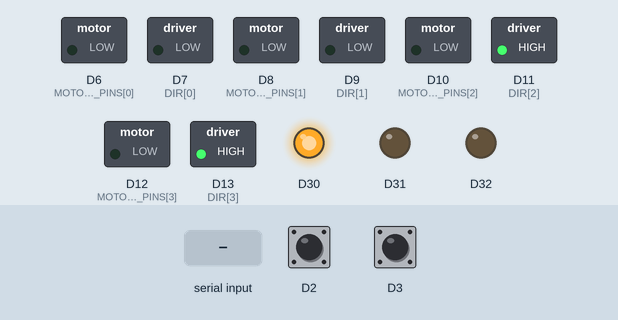
The sketch below on a simulated Arduino Due. Parts: switched loads named in the sketch (green lamp = pin HIGH), output pins drawn as LEDs (lit = HIGH). The inputs (shaded band) are chosen by the test bench; at power-on: D2 HIGH, D3 HIGH. What the sketch prints to the serial monitor is not drawn.

Above: at 1.2 s.
1.3 s: "c" received over Serial
At 2.5 s:
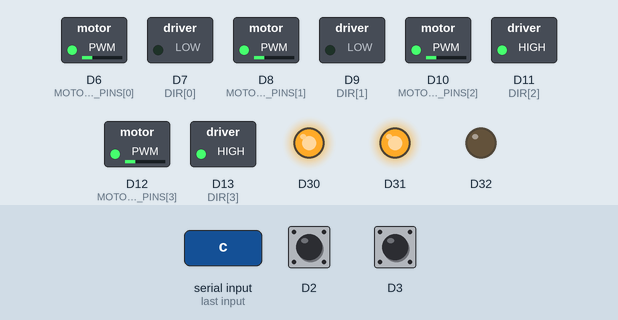
5.8 s: "d" received over Serial
At 7.1 s:
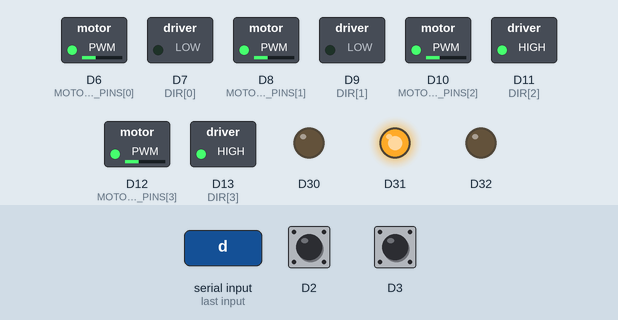
Timing chart, 0 to 9.3 s (numbered marks = the images above; inputs shaded):
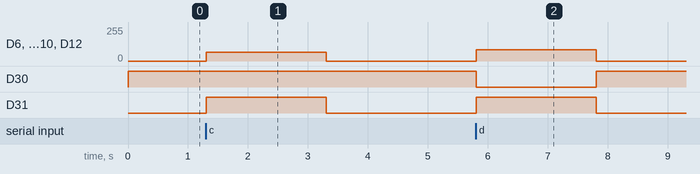

The sketch:

Distance_Speed_Validation.ino
```cpp
// Serial: m manual, c slow, f cruise, d distance, s stop, z reset.
// No obstacle checks. Use a clear lane. Calibration is provisional.
#include <math.h>
const int DIR[4]={7,9,11,13},MOTOR_PWM_PINS[4]={6,8,10,12},FWD[4]={LOW,LOW,HIGH,HIGH};
const float CM_PER_PULSE=3.14159265f*6.5f/10.0f;
const int MIN_PWM=40,MAX_PWM=100;
volatile unsigned long pulses[2]={0,0};
unsigned long previous[2]={0,0},runAt=0,lastSample=0,stopAt=0,activeMs=0;
unsigned long durationMs=10000;
float speed[2]={0,0};int duty[2]={0,0};
unsigned int missing[2]={0,0};
bool running=false,coasting=false,powered=false,regulated=false,distanceRun=false;
const char *mode="IDLE",*result="IDLE";
unsigned int trial=0;
void leftPulse(){pulses[0]++;}void rightPulse(){pulses[1]++;}
void counts(unsigned long &l,unsigned long &r){noInterrupts();l=pulses[0];r=pulses[1];interrupts();}
void motorOff(){for(int p:MOTOR_PWM_PINS)analogWrite(p,0);digitalWrite(30,HIGH);digitalWrite(31,LOW);digitalWrite(32,LOW);}
void drive(){for(int i=0;i<4;i++){digitalWrite(DIR[i],FWD[i]);analogWrite(MOTOR_PWM_PINS[i],duty[i<2?0:1]);}}
void zero(){noInterrupts();pulses[0]=pulses[1]=0;interrupts();previous[0]=previous[1]=0;speed[0]=speed[1]=0;}
void row(const char *kind){
 unsigned long l,r;counts(l,r);
 Serial.print(kind);Serial.print(',');Serial.print(trial);Serial.print(',');Serial.print(mode);Serial.print(',');
 Serial.print(millis()-runAt);Serial.print(',');Serial.print(running?millis()-runAt:activeMs);Serial.print(',');
 Serial.print(l);Serial.print(',');Serial.print(r);Serial.print(',');Serial.print(l*CM_PER_PULSE,2);Serial.print(',');Serial.print(r*CM_PER_PULSE,2);Serial.print(',');
 Serial.print(speed[0],2);Serial.print(',');Serial.print(speed[1],2);Serial.print(',');Serial.print(powered&&running?duty[0]:0);Serial.print(',');Serial.print(powered&&running?duty[1]:0);Serial.print(',');Serial.println(result);
}
void finish(const char *reason){
 if(!running)return;
 motorOff();activeMs=millis()-runAt;stopAt=millis();running=false;coasting=true;result=reason;row("STOP");
}
void start(char command){
 if(running||coasting){Serial.println("# Wait until END before starting a trial");return;}
 zero();trial++;result="RUNNING";missing[0]=missing[1]=0;
 powered=command!='m';regulated=command=='c'||command=='f'||command=='d';distanceRun=command=='d';
 int pwm=0;durationMs=10000;
 if(command=='m'){mode="ROLL";durationMs=120000;}
 if(command=='c'){mode="SLOW";pwm=65;}
 if(command=='f'){mode="CRUISE";pwm=85;}
 if(command=='d'){mode="DISTANCE";pwm=85;durationMs=15000;}
 if(command>='1'&&command<='3'){
   pwm=55+20*(command-'1');durationMs=5000;
   mode=command=='1'?"PWM55":command=='2'?"PWM75":"PWM95";
 }
 duty[0]=duty[1]=pwm;runAt=lastSample=millis();activeMs=0;running=true;
 digitalWrite(30,command=='c'?HIGH:LOW);digitalWrite(31,HIGH);digitalWrite(32,LOW);
 row("START");if(powered)drive();
}
int correction(int pwm,float target,float measured){
 float error=target-measured;if(fabsf(error)<=2.0f)return pwm;
 int step=constrain((int)roundf(error*0.5f),-12,8);return constrain(pwm+step,MIN_PWM,MAX_PWM);
}
void setup(){
 for(int i=0;i<4;i++){digitalWrite(MOTOR_PWM_PINS[i],LOW);pinMode(MOTOR_PWM_PINS[i],OUTPUT);digitalWrite(DIR[i],FWD[i]);pinMode(DIR[i],OUTPUT);}
 analogWriteResolution(8);for(int p=30;p<=32;p++)pinMode(p,OUTPUT);motorOff();
 pinMode(2,INPUT_PULLUP);pinMode(3,INPUT_PULLUP);
 attachInterrupt(digitalPinToInterrupt(2),leftPulse,FALLING);attachInterrupt(digitalPinToInterrupt(3),rightPulse,FALLING);
 Serial.begin(115200);
 Serial.println("kind,trial,mode,elapsed_ms,active_ms,left_pulses,right_pulses,left_cm,right_cm,left_cm_s,right_cm_s,left_pwm,right_pwm,result");
 Serial.println("# m=manual roll; c=slow10s; f=cruise10s; d=100cm; 1/2/3=PWM55/75/95; s=stop; z=zero");
}
void loop(){
 while(Serial.available()){
  char c=Serial.read();if(c=='s')finish("MANUAL_STOP");
  else if(c=='z'&&!running&&!coasting)zero();
  else if(c=='m'||c=='c'||c=='f'||c=='d'||c=='1'||c=='2'||c=='3')start(c);
 }
 unsigned long now=millis();
 if(running){
  unsigned long l,r;counts(l,r);
  if(distanceRun && (l+r)*CM_PER_PULSE/2.0f>=100)finish("DISTANCE_REACHED");
  else if(now-runAt>=durationMs)finish(distanceRun?"TIMEOUT":"TIME_COMPLETE");
 }
 if(running && now-lastSample>=1000){
  unsigned long count[2];counts(count[0],count[1]);unsigned long dt=now-lastSample;
  for(int i=0;i<2;i++){
   unsigned long delta=count[i]-previous[i];previous[i]=count[i];speed[i]=delta*CM_PER_PULSE*1000.0f/dt;
   missing[i]=delta==0?missing[i]+1:0;
   if(powered&&missing[i]>=2){finish("NO_PULSES");break;}
   if(regulated&&delta>0)duty[i]=correction(duty[i],strcmp(mode,"SLOW")==0?10.0f:20.0f,speed[i]);
  }
  lastSample=now;if(running){if(powered)drive();row("SAMPLE");}
 }
 if(coasting && now-stopAt>=1000){coasting=false;row("END");mode="IDLE";}
}
```

Measured:
- after the input at 1.3 s, D6 (MOTOR_PWM_PINS[0]), D8 (MOTOR_PWM_PINS[1]), D10 (MOTOR_PWM_PINS[2]), D12 (MOTOR_PWM_PINS[3]): 0/255 → 65/255 at once, → 0/255 2.0 s later; D31: LOW → HIGH at once, → LOW 2.0 s later
- after the input at 5.8 s, D6 (MOTOR_PWM_PINS[0]), D8 (MOTOR_PWM_PINS[1]), D10 (MOTOR_PWM_PINS[2]), D12 (MOTOR_PWM_PINS[3]): 0/255 → 85/255 at once, → 0/255 2.0 s later; D30: HIGH → LOW at once, → HIGH 2.0 s later; D31: LOW → HIGH at once, → LOW 2.0 s later
